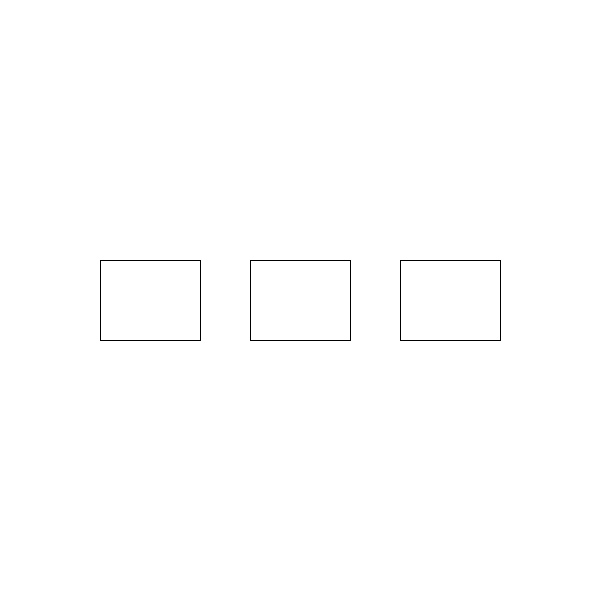
Frame 1 (no input)
Frame 60 (the mouse pressed at the canvas centre just before this capture): identical to frame 1, image omitted
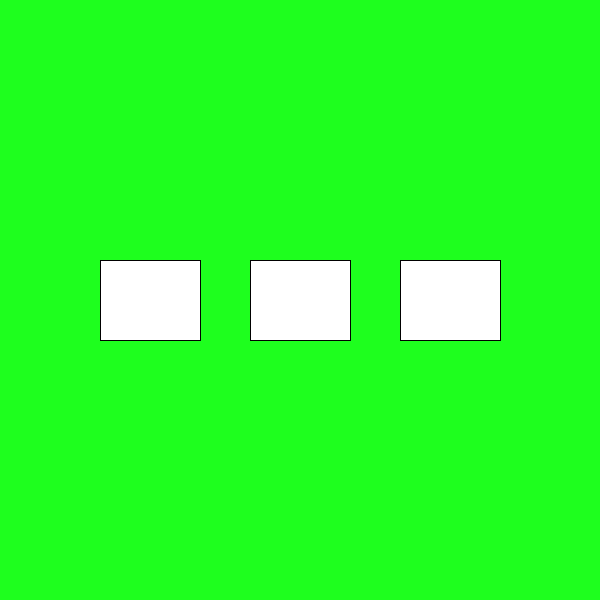
Frame 120 (the mouse held since frame 60 and released just before this capture)

The Processing sketch that drew these frames (run headless with seeded random() and noise(); from frame 60 on, the mouse is pressed at the canvas centre):

// Processing sketch: w5_02_pushButtons
// ── w5_02_pushButtons.pde
boolean switchState1 = false;
boolean switchState2 = false;
boolean switchState3 = false;

float switch1x = 100;
float switch1y = 260;

float switch2x = 250;
float switch2y = 260;

float switch3x = 400;
float switch3y = 260;

float switchW = 100;
float switchH = 80;

void setup() {
  size(600, 600);
}

void draw() {
  background(255);
  if (mousePressed) {
    if (mouseX > switch1x && mouseX < switch1x + switchW &&
        mouseY > switch1y && mouseY < switch1y + switchH) {
      switchState1 = true;
    } else if (mouseX > switch2x && mouseX < switch2x + switchW &&
               mouseY > switch2y && mouseY < switch2y + switchH) {
      switchState2 = true;
    } else if (mouseX > switch3x && mouseX < switch3x + switchW &&
               mouseY > switch3y && mouseY < switch3y + switchH) {
      switchState3 = true;
    }
  }
  
  if (switchState1) {
    background(255, 30, 30);
  } else if (switchState2) {
    background(30, 255, 30);
  } else if (switchState3) {
    background(30, 30, 255);
  }
  
  rect(switch1x, switch1y, switchW, switchH);
  rect(switch2x, switch2y, switchW, switchH);
  rect(switch3x, switch3y, switchW, switchH);
  
  switchState1 = false;
  switchState2 = false;
  switchState3 = false;
}
